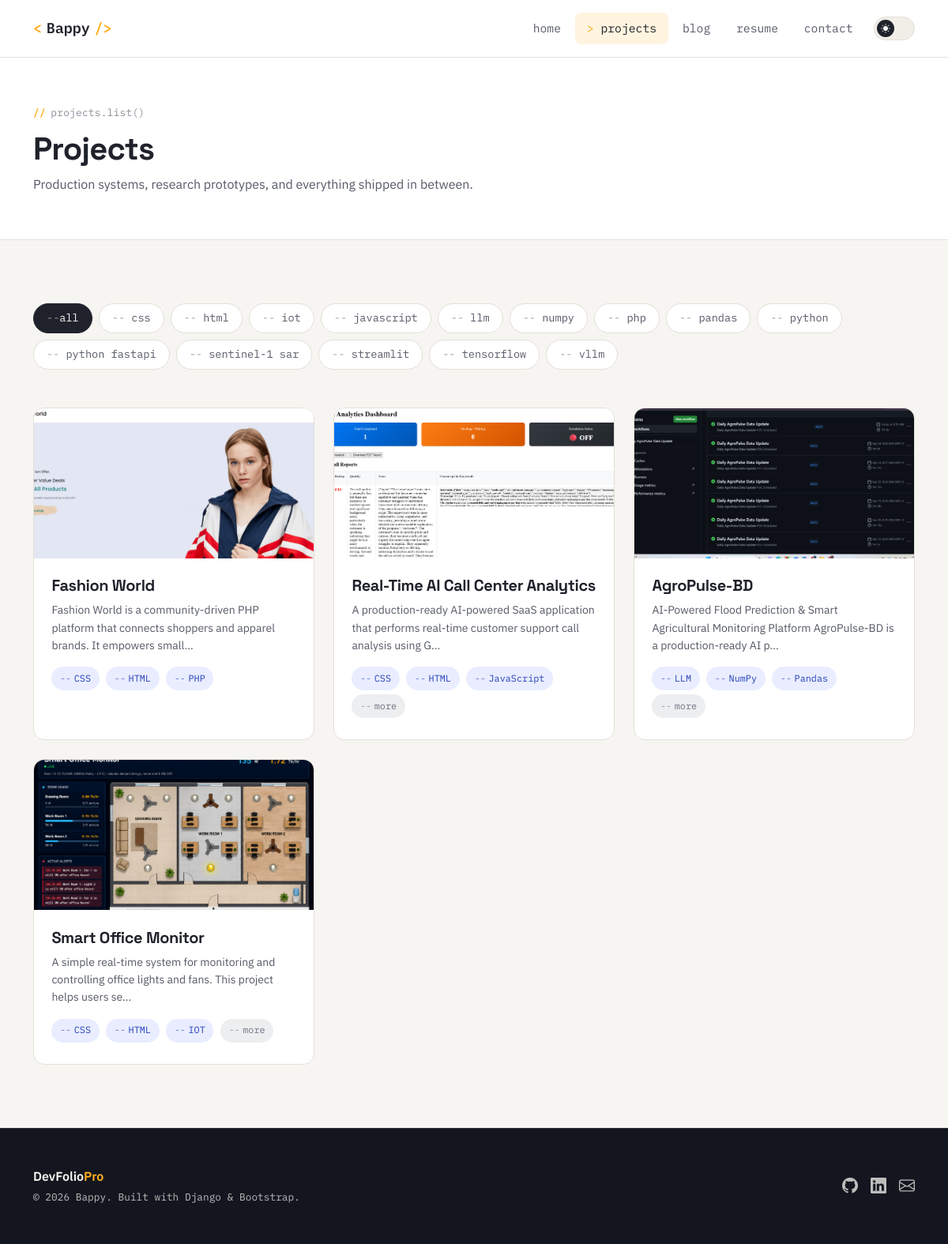
/projects/, run on the app's committed database.
### projects/models.py (models this page shows, shortened)
class Technology(models.Model):
    name = models.CharField(max_length=50, unique=True)
    icon_url = models.URLField(
        blank=True,
        null=True,
        help_text="URL to a devicon/simple-icons SVG or similar."
    )
    class Meta:
        verbose_name = "Technology"
        verbose_name_plural = "Technologies"
        ordering = ["name"]

class Project(models.Model):
    class Status(models.TextChoices):
        DRAFT = "draft", "Draft"
        PUBLISHED = "published", "Published"
    id = models.UUIDField(
        primary_key=True,
        default=uuid.uuid4,
        editable=False,
    )
    title = models.CharField(max_length=200)
    slug = models.SlugField(
        max_length=220,
        unique=True,
        blank=True,
        help_text="Auto-generated from the title if left blank.",
    )
    short_desc = models.CharField(
        max_length=300,
        help_text="Short summary shown on project cards."
    )
    description = models.TextField(
        help_text="Full project write-up. Supports Markdown."
    )
    live_link = models.URLField(blank=True, null=True)
    github_link = models.URLField(blank=True, null=True)
    video_url = models.URLField(
        blank=True,
        null=True,
        help_text="YouTube/Vimeo embed link (no direct video uploads)."
    )
    status = models.CharField(
        max_length=10,
        choices=Status.choices,
        default=Status.DRAFT,
    )
    is_featured = models.BooleanField(default=False)
    technologies = models.ManyToManyField(
        Technology,
        related_name="projects",
        blank=True,
    )
    created_at = models.DateTimeField(auto_now_add=True)
    updated_at = models.DateTimeField(auto_now=True)
    class Meta:
        ordering = ["-is_featured", "-created_at"]
        indexes = [
            models.Index(fields=["status"]),
            models.Index(fields=["slug"]),
        ]

class ProjectImage(models.Model):
    project = models.ForeignKey(
        Project,
        related_name="images",
        on_delete=models.CASCADE,
    )
    image = models.ImageField(upload_to="projects/gallery/%Y/%m/")
    caption = models.CharField(max_length=200, blank=True)
    sort_order = models.PositiveIntegerField(default=0)
    class Meta:
        ordering = ["sort_order", "id"]

### projects/views.py (the view)
# urls.py: path('', views.project_list_view, name='project_list'),
def project_list_view(request):
    projects = Project.objects.filter(
        status=Project.Status.PUBLISHED
    ).prefetch_related("technologies", "images").order_by("-created_at")
    technologies = Technology.objects.all().order_by("name")
    selected_tech = request.GET.get("tech")
    if selected_tech:
        projects = projects.filter(technologies__name__iexact=selected_tech)
    paginator = Paginator(projects, 9)
    page_number = request.GET.get("page")
    page_obj = paginator.get_page(page_number)
    context = {
        "page_obj": page_obj,
        "projects": page_obj.object_list,
        "technologies": technologies,
        "selected_tech": selected_tech,
    }
    return render(request, "pages/projects.html", context)

### templates/pages/projects.html (shortened to what this page needs)
{% extends 'base.html' %}
{% load static %}
{% block content %}
<section class="section-tight bg-surface section-border-b">
    <div class="container">
        <span class="eyebrow">projects.list()</span>
        <h1 class="fw-bold mb-2">Projects</h1>
        <p class="mb-0" style="color: var(--ink-soft);">
            Production systems, research prototypes, and everything shipped in between.
        </p>
    </div>
</section>
<section class="section bg-paper">
    <div class="container">
        <div class="d-flex flex-wrap gap-2 mb-5">
            <a href="{% url 'projects:project_list' %}"
               class="filter-pill text-decoration-none {% if not selected_tech %}active{% endif %}">all</a>
            {% for tech in technologies %}
            <a href="{% url 'projects:project_list' %}?tech={{ tech.name }}"
               class="filter-pill text-decoration-none {% if selected_tech|lower == tech.name|lower %}active{% endif %}">
                {{ tech.name|lower }}
            </a>
            {% endfor %}
        </div>
        <div class="row g-4">
            {% for project in projects %}
            <div class="col-md-6 col-lg-4">
                <a href="{% url 'projects:project_detail' project.slug %}" class="text-decoration-none">
                    <div class="df-card">
                        <div class="df-card-media">
                            {% with cover=project.images.first %}
                            {% if cover %}
                            <img src="{{ cover.image.url }}" alt="{{ project.title }}" loading="lazy">
                            {% else %}
                            <i class="bi bi-code-slash"></i>
                            {% endif %}
                            {% endwith %}
                        </div>
                        <div class="df-card-body">
                            <h5 class="fw-bold mb-2" style="color: var(--ink);">{{ project.title }}</h5>
                            <p class="small mb-3" style="color: var(--ink-soft);">
                                {{ project.short_desc|truncatechars:110 }}
                            </p>
                            <div>
                                {% for tech in project.technologies.all|slice:":3" %}
                                <span class="tag tag-circuit">{{ tech.name }}</span>
                                {% endfor %}
                                {% if project.technologies.all|length > 3 %}
                                <span class="tag tag-slate">more</span>
                                {% endif %}
                            </div>
                        </div>
                    </div>
                </a>
            </div>
            {% endfor %}
        </div>
    </div>
</section>
{% endblock %}

### static/css/style.css (style rules this page uses)
:root { --paper: #f6f5f1; --surface: #ffffff; --surface-2: #f0eee7; --ink: #20222b; --ink-soft: #565a66; --ink-faint: #8a8e99; --line: #e3e0d8; --amber: #ffb020; --amber-ink: #7a4e00; --amber-soft: rgba(255, 176, 32, 0.14); --circuit: #4c6fff; --circuit-ink: #2540b8; --circuit-soft: rgba(76, 111, 255, 0.12); --teal: #17998c; --teal-soft: rgba(23, 153, 140, 0.12); --violet: #7c5cff; --violet-soft: rgba(124, 92, 255, 0.12); --slate: #6b7280; --slate-soft: rgba(107, 114, 128, 0.12); --rose: #e2536b; --rose-soft: rgba(226, 83, 107, 0.12); --danger: #d64545; --success: #1f9d63; --shadow-sm: 0 1px 2px rgba(20, 20, 20, 0.06), 0 1px 1px rgba(20, 20, 20, 0.04); --shadow-md: 0 12px 28px rgba(20, 20, 20, 0.09); --shadow-lg: 0 24px 48px rgba(20, 20, 20, 0.14); --radius-sm: 8px; --radius: 14px; --radius-lg: 22px; --font-display: "Space Grotesk", "Inter", sans-serif; --font-body: "IBM Plex Sans", "Inter", sans-serif; --font-mono: "IBM Plex Mono", "SFMono-Regular", Menlo, monospace; --panel-dark: #14161f; --panel-dark-line: rgba(244, 245, 248, 0.14); --panel-dark-text: #f6f5f1; --panel-dark-text-soft: rgba(246, 245, 241, 0.75); --panel-dark-text-faint: rgba(246, 245, 241, 0.55); color-scheme: light; }
* { box-sizing: border-box; }
html { scroll-behavior: smooth; }
body { background-color: var(--paper); color: var(--ink); font-family: var(--font-body); font-size: 16px; line-height: 1.6; transition: background-color 0.25s ease, color 0.25s ease; }
h1, h2, h3, h4, h5, h6 { font-family: var(--font-display); color: var(--ink); letter-spacing: -0.02em; }
a { color: var(--circuit); }
.eyebrow { font-family: var(--font-mono); font-size: 0.8rem; letter-spacing: 0.02em; color: var(--ink-faint); display: inline-flex; align-items: center; gap: 0.5em; margin-bottom: 0.75rem; }
.eyebrow::before { content: "//"; color: var(--amber); font-weight: 600; }
.df-card { background: var(--surface); border: 1px solid var(--line); border-radius: var(--radius); overflow: hidden; transition: transform 0.18s ease, box-shadow 0.18s ease, border-color 0.18s ease; height: 100%; }
.df-card-media { height: 190px; background: var(--surface-2); display: flex; align-items: center; justify-content: center; color: var(--ink-faint); font-size: 2rem; overflow: hidden; }
.df-card-media img { width: 100%; height: 100%; object-fit: cover; }
.df-card-body { padding: 1.4rem; }
.tag { font-family: var(--font-mono); font-size: 0.74rem; padding: 0.28rem 0.6rem; border-radius: 999px; border: 1px solid transparent; display: inline-flex; align-items: center; gap: 0.3em; margin: 0 0.3rem 0.3rem 0; }
.tag::before { content: "--"; opacity: 0.6; }
.tag-circuit { background: var(--circuit-soft); color: var(--circuit-ink); }
.tag-slate { background: var(--slate-soft); color: var(--slate); }
.filter-pill { font-family: var(--font-mono); font-size: 0.85rem; padding: 0.45rem 1rem; border-radius: 999px; border: 1px solid var(--line); background: var(--surface); color: var(--ink-soft); transition: all 0.15s ease; }
.filter-pill::before { content: "--"; opacity: 0.5; }
.filter-pill.active { background: var(--ink); border-color: var(--ink); color: var(--paper); }
.section { padding: 5rem 0; }
.section-tight { padding: 3.5rem 0; }
.section-border-b { border-bottom: 1px solid var(--line); }
.bg-surface { background-color: var(--surface); }
.bg-paper { background-color: var(--paper); }

### data on the page
Technology: name "css", name "CSS"
Technology: name "html", name "HTML"
Technology: name "iot", name "IOT"
Technology: name "javascript", name "JavaScript"
Technology: name "llm", name "LLM"
Technology: name "numpy", name "NumPy"
Technology: name "php", name "PHP"
Technology: name "pandas", name "Pandas"
Technology: name "python"
Technology: name "python fastapi"
Technology: name "sentinel-1 sar"
Technology: name "streamlit"
Technology: name "tensorflow"
Technology: name "vllm"
Project: images.first.image (picture), title "Fashion World", short_desc "Fashion World is a community-driven PHP platform that connects shoppers and apparel brands. It empowers small…"
Project: images.first.image (picture), title "Real-Time AI Call Center Analytics", short_desc "A production-ready AI-powered SaaS application that performs real-time customer support call analysis using G…", shows "more"
Project: images.first.image (picture), title "AgroPulse-BD", short_desc "AI-Powered Flood Prediction & Smart Agricultural Monitoring Platform AgroPulse-BD is a production-ready AI p…", shows "more"
Project: images.first.image (picture), title "Smart Office Monitor", short_desc "A simple real-time system for monitoring and controlling office lights and fans. This project helps users se…", shows "more"
